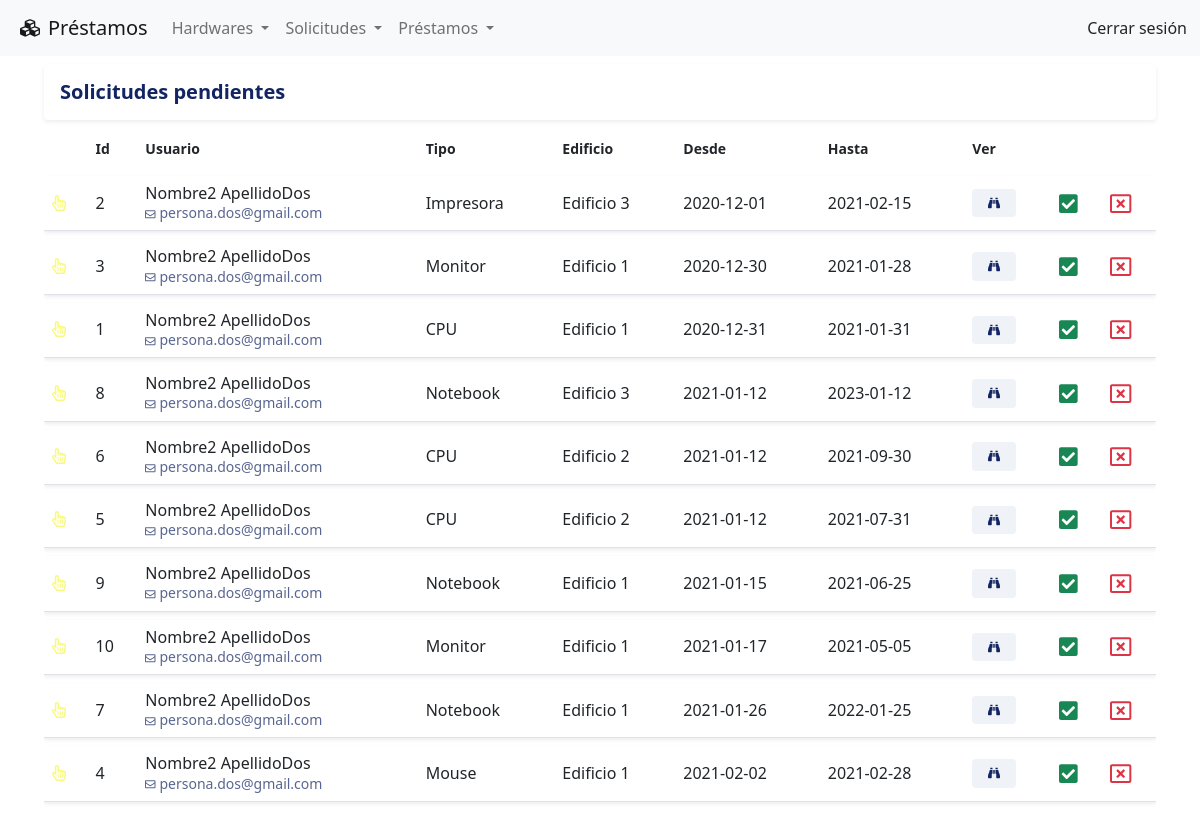
The app's page /solicitud/pendiente, older data.
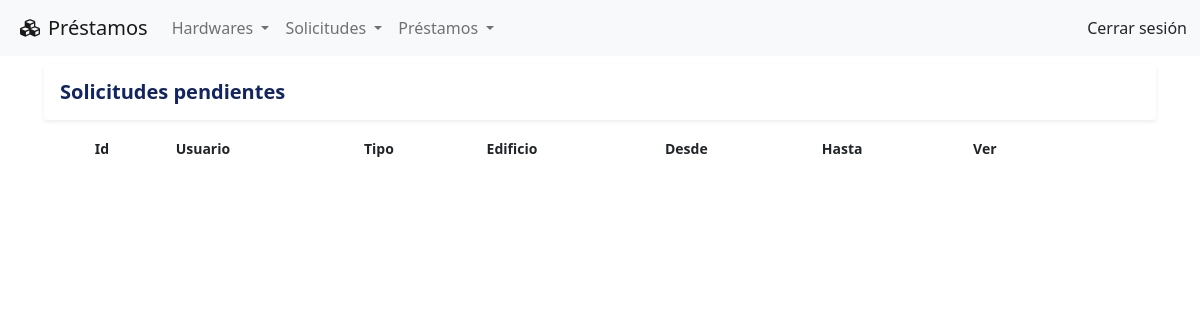
The same page, newer data.
### tables this page shows
CREATE TABLE IF NOT EXISTS solicitudes
( 
    id_solicitud INT AUTO_INCREMENT PRIMARY KEY NOT NULL, 
    id_tipo_hardware INT NOT NULL,
    id_usuario INT NOT NULL,
    id_edificio INT NOT NULL ,
    fecha_desde DATE NOT NULL,
    fecha_hasta DATE NOT NULL,
    motivo_solicitud VARCHAR(1024) NOT NULL,
    id_estado_solicitud INT NOT NULL ,
    created_at TIMESTAMP DEFAULT CURRENT_TIMESTAMP,
    updated_at DATETIME DEFAULT CURRENT_TIMESTAMP ON UPDATE CURRENT_TIMESTAMP,
    FOREIGN KEY (id_tipo_hardware) REFERENCES tipos_hardware(id_tipo_hardware),
    FOREIGN KEY (id_usuario) REFERENCES usuarios(id_usuario),
    FOREIGN KEY (id_edificio) REFERENCES edificios(id_edificio)
);

CREATE TABLE IF NOT EXISTS usuarios
( 
    id_usuario INT AUTO_INCREMENT PRIMARY KEY NOT NULL, 
    nombre VARCHAR(60) NOT NULL, 
    apellido VARCHAR(60) NOT NULL, 
    email VARCHAR(60) NOT NULL UNIQUE,
    password VARCHAR(20) NOT NULL,
    id_rol_usuario INT NOT NULL,
    created_at TIMESTAMP DEFAULT CURRENT_TIMESTAMP,
    updated_at DATETIME DEFAULT CURRENT_TIMESTAMP ON UPDATE CURRENT_TIMESTAMP
);

CREATE TABLE IF NOT EXISTS tipos_hardware
(
    id_tipo_hardware INT AUTO_INCREMENT PRIMARY KEY NOT NULL,
    tipo_hardware VARCHAR(40) NOT NULL UNIQUE,
    created_at TIMESTAMP DEFAULT CURRENT_TIMESTAMP,
    updated_at DATETIME DEFAULT CURRENT_TIMESTAMP ON UPDATE CURRENT_TIMESTAMP
);

CREATE TABLE IF NOT EXISTS edificios
( 
    id_edificio INT AUTO_INCREMENT PRIMARY KEY NOT NULL, 
    edificio VARCHAR(60) NOT NULL UNIQUE,
    created_at TIMESTAMP DEFAULT CURRENT_TIMESTAMP,
    updated_at DATETIME DEFAULT CURRENT_TIMESTAMP ON UPDATE CURRENT_TIMESTAMP
);

### index.php (called while the page is built, shortened)
<?php
    require_once "config/database.php";
    include_once "views/layouts/header.php";
    include_once "views/layouts/navbar.php";
    include_once "views/layouts/main.php";
    include_once "views/layouts/footer.php";
?>

### controllers/solicitudController.php (called while the page is built, shortened)
<?php
require_once 'models/solicitudModel.php';
class SolicitudController{
    public function pendiente() {
        $solicitud = new SolicitudModel();
        $solicitudes = $solicitud->getAll();
        $solicitud->setEncabezado('pendientes');
        $estado = 3;
        require_once 'views/solicitud/listado.php';
    }
}

### config/database.php (called while the page is built)
<?php
class Database {
    public static function connect(){
        $db = new mysqli('localhost', 'root', '', 'prestamos');
        $db->query ("SET NAMES 'utf-8'");
        return $db;
    }
}

### models/solicitudModel.php (called while the page is built, shortened)
<?php
class SolicitudModel{
        private $db;
        private $encabezado;
    public function __construct() {
        $this->db = Database::connect();
    }
    public function getEncabezado() {
        return $this->encabezado;
    }
    public function setEncabezado($encabezado) {
        $this->encabezado = $encabezado;
    }
    public function getAll() {
        $query =    "SELECT
                        solicitudes.id_solicitud,
                        tipos_hardware.tipo_hardware,
                        usuarios.nombre,
                        usuarios.apellido,
                        usuarios.email,
                        edificios.edificio,
                        solicitudes.fecha_desde,
                        solicitudes.fecha_hasta,
                        estados_solicitud.id_estado_solicitud
                    FROM
                        solicitudes
                    INNER JOIN
                        tipos_hardware ON solicitudes.id_tipo_hardware = tipos_hardware.id_tipo_hardware
                    INNER JOIN
                        usuarios ON solicitudes.id_usuario  = usuarios.id_usuario
                    INNER JOIN
                        edificios ON solicitudes.id_edificio = edificios.id_edificio
                    INNER JOIN
                        estados_solicitud ON solicitudes.id_estado_solicitud =  estados_solicitud.id_estado_solicitud
                    GROUP BY solicitudes.id_solicitud
                    ORDER BY solicitudes.fecha_desde;";
        $solicitudes = $this->db->query($query);
        return $solicitudes;
    }
}

### views/solicitud/listado.php (the view, shortened to what this page needs)
<div class="row">
    <div class="col align-middle">
        <div class="card d-inline-block border-0 shadow-sm shadow-hover w-100">
            <div class="card-body d-flex justify-content-between align-items-center">
                <h5 class="mb-0"> Solicitudes <?= $solicitud->getEncabezado()?></h5>
			</div>
        </div>
    </div>
</div>
<div class="row">
    <div class="col">
        <div class="table-responsive">
            <table class="table table-hover">
                <thead class="thead-light">
                    <tr>
                        <th scope="col"><small class="font-weight-bold"><small></th>
                        <th scope="col"><small class="font-weight-bold">Id<small></th>
                        <th scope="col"><small class="font-weight-bold">Usuario<small></th>
                        <th scope="col"><small class="font-weight-bold">Tipo<small></th>
                        <th scope="col"><small class="font-weight-bold">Edificio<small></th>
                        <th scope="col"><small class="font-weight-bold">Desde<small></th>
                        <th scope="col"><small class="font-weight-bold">Hasta<small></th>
                        <th scope="col"><small class="font-weight-bold">Ver<small></th>
                        <th scope="col"><small class="font-weight-bold"><small></th>
                        <th scope="col"><small class="font-weight-bold"><small></th>
                    </tr>
                </thead>
                <tbody>
                    <?php while($dato = $solicitudes->fetch_object()): ?>
                    <?php  $estadoSolicitud = $dato->id_estado_solicitud;
                        if($estadoSolicitud == $estado) {
                    ?>
                        <tr class="shadow-sm">
                            <td class="align-middle">
                                <i class="far fa-hand-pointer"
                                    <?php
                                        switch ($estado) {
                                            case 3:
                                                echo 'style="color:rgba(244, 244, 0, 0.5)"';
                                                break;
                                        }
                                    ?>
                                > </i>
                            </td>
                            <td class="align-middle"><span><?= $dato->id_solicitud; ?></span></td>
                            <td><span class="d-block"></i>     <?= $dato->nombre; ?> <?= $dato->apellido; ?>
                                </span><small class="text-muted"><i class="far fa-envelope fa-xs"></i>     <?= $dato->email; ?></small>
                            </td>
                            <td class="align-middle"><span><?= $dato->tipo_hardware; ?></span></td>
                            <td class="align-middle"><span><?= $dato->edificio; ?></span></td>
                            <td class="align-middle"><span><?= $dato->fecha_desde; ?></span></td>
                            <td class="align-middle"><span><?= $dato->fecha_hasta; ?></span></td>
                            <td class="align-middle">
                                <a href = "<?= URL ?>solicitud/editar&id=<?=$dato->id_solicitud?>">
                                    <span class="badge badge-secondary"><i class="fas fa-binoculars"></i></span>
                                </a>
                            </td>
                            <td class="align-middle">
                                <a href = "<?= URL ?>solicitud/confirmarSolicitud&id=<?=$dato->id_solicitud?>">
                                    <span><i class="fas fa-check-square text-success fa-lg"></i></span>
                                </a>
                            </td>
                            <td class="align-middle">
                                <a href = "<?= URL ?>solicitud/rechazar&id=<?=$dato->id_solicitud?>">
                                    <span><i class="far fa-window-close text-danger fa-lg"></i></span>
                                </a>
                            </td>
                        </tr>
                    <?php } endwhile; ?>
                </tbody>
            </table>
        </div>
    </div>
</div>

### views/layouts/header.php (shortened to what this page needs)
<!DOCTYPE html>
<html lang="es">
<head>
    <link rel="stylesheet" href="<?php echo URL ?>public/css/bootstrap.min.css" />
    <link rel="stylesheet" href="<?php echo URL ?>public/css/all.min.css" />
    <link rel="stylesheet" href="<?php echo URL ?>public/css/style.css" />
</head>
<body>

### views/layouts/navbar.php (shortened to what this page needs)
<nav class="navbar navbar-expand-lg navbar-light bg-light">
    <div class="container-fluid">
        <a class="navbar-brand" href="<?php echo URL ?>"><i class="fas fa-cubes mx-2"></i>Préstamos</a>
        <div class="collapse navbar-collapse" id="navbarSupportedContent">
        <ul class="navbar-nav me-auto mb-2 mb-lg-0">
            <li class="nav-item dropdown">
                <a class="nav-link dropdown-toggle" href="#" id="navbarDropdown" role="button" data-bs-toggle="dropdown" aria-expanded="false">
                    Hardwares
                </a>
            </li>
            <li class="nav-item dropdown">
                <a class="nav-link dropdown-toggle" href="#" id="navbarDropdown" role="button" data-bs-toggle="dropdown" aria-expanded="false">
                    Solicitudes
                </a>
            </li>
            <li class="nav-item dropdown">
                <a class="nav-link dropdown-toggle" href="#" id="navbarDropdown" role="button" data-bs-toggle="dropdown" aria-expanded="false">
                    Préstamos
                </a>
            </li>
        </ul>
            <span class="d-flex ">
                <a class="btn p-0" type="submit">Cerrar sesión</a>
            </span>
        </div>
    </div>
</nav>

### views/layouts/main.php (shortened to what this page needs)
<div class="container-fluid">
  <div class="row justify-content-center m-1 p-1">
  <?php
    if(isset($_GET['controller'])){
      $nombre_controlador = $_GET['controller'].'Controller';
    }elseif(!isset($_GET['controller']) && !isset($_GET['action'])){
      $nombre_controlador = CONTROLLER_DEFAULT;
    }else{
      show_error();
      exit();
    }
    if(class_exists($nombre_controlador)){
      $controlador = new $nombre_controlador();
      if(isset($_GET['action']) && method_exists($controlador, $_GET['action'])){
        $action = $_GET['action'];
        $controlador->$action();
      }elseif(!isset($_GET['controller']) && !isset($_GET['action'])){
        $action_default = ACTION_DEFAULT;
        $controlador->$action_default();
      }else{
        show_error();
      }
    }else{
      show_error();
    }
    ?>
  </div>
</div>

### views/layouts/footer.php (shortened to what this page needs)
</body>
</html>

### public/css/style.css (style rules this page uses)
:root { --primary: #122562; --light: #ffffff; --light-blue: #F5F6FA; --grey: #eff2f7; }
h1, h2, h3, h4, h5, h6 { color: var(--primary); font-weight: 700; }
.shadow-sm { box-shadow: 0 0 1.25rem rgba(11,37,75,.05); }
.shadow-hover { transition: 1s ease-in-out; }
table { border-collapse: separate; border-spacing: 0 .5rem; }
table thead th { border: 0 !important; }
html { position: relative; min-height: 100%; }
body { margin-bottom: 60px; }
.text-muted { color: var(--primary) !important; opacity: .7; }
.badge { padding: .5rem 1rem; }
.badge-secondary { background-color: var(--grey); color: var(--primary); }
table tbody tr { background-color: var(--light); }
table tbody td { border-top: 0 !important; line-height: 1.2; }

Row changes from the older to the newer data that the page shows:
removed solicitudes: id_solicitud "2", id_usuario.nombre "Nombre2", id_usuario.apellido "ApellidoDos", id_usuario.email "persona.dos@gmail.com", id_tipo_hardware.tipo_hardware "Impresora", id_edificio.edificio "Edificio 3", fecha_desde "2020-12-01", fecha_hasta "2021-02-15"
removed solicitudes: id_solicitud "3", id_usuario.nombre "Nombre2", id_usuario.apellido "ApellidoDos", id_usuario.email "persona.dos@gmail.com", id_tipo_hardware.tipo_hardware "Monitor", id_edificio.edificio "Edificio 1", fecha_desde "2020-12-30", fecha_hasta "2021-01-28"
removed solicitudes: id_solicitud "1", id_usuario.nombre "Nombre2", id_usuario.apellido "ApellidoDos", id_usuario.email "persona.dos@gmail.com", id_tipo_hardware.tipo_hardware "CPU", id_edificio.edificio "Edificio 1", fecha_desde "2020-12-31", fecha_hasta "2021-01-31"
removed solicitudes: id_solicitud "8", id_usuario.nombre "Nombre2", id_usuario.apellido "ApellidoDos", id_usuario.email "persona.dos@gmail.com", id_tipo_hardware.tipo_hardware "Notebook", id_edificio.edificio "Edificio 3", fecha_desde "2021-01-12", fecha_hasta "2023-01-12"
removed solicitudes: id_solicitud "6", id_usuario.nombre "Nombre2", id_usuario.apellido "ApellidoDos", id_usuario.email "persona.dos@gmail.com", id_tipo_hardware.tipo_hardware "CPU", id_edificio.edificio "Edificio 2", fecha_desde "2021-01-12", fecha_hasta "2021-09-30"
removed solicitudes: id_solicitud "5", id_usuario.nombre "Nombre2", id_usuario.apellido "ApellidoDos", id_usuario.email "persona.dos@gmail.com", id_tipo_hardware.tipo_hardware "CPU", id_edificio.edificio "Edificio 2", fecha_desde "2021-01-12", fecha_hasta "2021-07-31"
removed solicitudes: id_solicitud "9", id_usuario.nombre "Nombre2", id_usuario.apellido "ApellidoDos", id_usuario.email "persona.dos@gmail.com", id_tipo_hardware.tipo_hardware "Notebook", id_edificio.edificio "Edificio 1", fecha_desde "2021-01-15", fecha_hasta "2021-06-25"
removed solicitudes: id_solicitud "10", id_usuario.nombre "Nombre2", id_usuario.apellido "ApellidoDos", id_usuario.email "persona.dos@gmail.com", id_tipo_hardware.tipo_hardware "Monitor", id_edificio.edificio "Edificio 1", fecha_desde "2021-01-17", fecha_hasta "2021-05-05"
removed solicitudes: id_solicitud "7", id_usuario.nombre "Nombre2", id_usuario.apellido "ApellidoDos", id_usuario.email "persona.dos@gmail.com", id_tipo_hardware.tipo_hardware "Notebook", id_edificio.edificio "Edificio 1", fecha_desde "2021-01-26", fecha_hasta "2022-01-25"
removed solicitudes: id_solicitud "4", id_usuario.nombre "Nombre2", id_usuario.apellido "ApellidoDos", id_usuario.email "persona.dos@gmail.com", id_tipo_hardware.tipo_hardware "Mouse", id_edificio.edificio "Edificio 1", fecha_desde "2021-02-02", fecha_hasta "2021-02-28"
